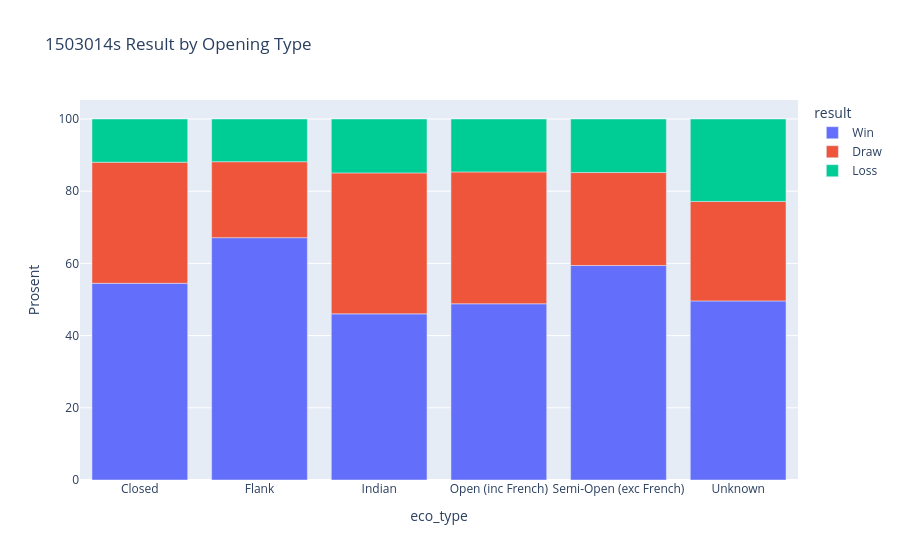

Source (notebook cell):
### Code cell
fig = px.bar(
    result,
    x = 'eco_type',
    y = 'Prosent',
    color = 'result',
    barmode = 'relative',
    title = f'{id}s Result by Opening Type',
)
fig.show()

### Figure 1 — Plotly figure (JSON) as saved in the notebook; plotly's stock layout.template omitted (floating-point values rounded to 4 significant figures)
{"data": [{"alignmentgroup": "True", "hovertemplate": "result=Win<br>eco_type=%{x}<br>Prosent=%{y}<extra></extra>", "legendgroup": "Win", "marker": {"color": "#636efa", "pattern": {"shape": ""}}, "name": "Win", "offsetgroup": "Win", "orientation": "v", "showlegend": true, "textposition": "auto", "type": "bar", "x": ["Closed", "Flank", "Indian", "Open (inc French)", "Semi-Open (exc French)", "Unknown"], "xaxis": "x", "y": [54.49, 67.13, 46.02, 48.82, 59.43, 49.61], "yaxis": "y"}, {"alignmentgroup": "True", "hovertemplate": "result=Draw<br>eco_type=%{x}<br>Prosent=%{y}<extra></extra>", "legendgroup": "Draw", "marker": {"color": "#EF553B", "pattern": {"shape": ""}}, "name": "Draw", "offsetgroup": "Draw", "orientation": "v", "showlegend": true, "textposition": "auto", "type": "bar", "x": ["Closed", "Flank", "Indian", "Open (inc French)", "Semi-Open (exc French)", "Unknown"], "xaxis": "x", "y": [33.53, 21.04, 39.05, 36.53, 25.74, 27.56], "yaxis": "y"}, {"alignmentgroup": "True", "hovertemplate": "result=Loss<br>eco_type=%{x}<br>Prosent=%{y}<extra></extra>", "legendgroup": "Loss", "marker": {"color": "#00cc96", "pattern": {"shape": ""}}, "name": "Loss", "offsetgroup": "Loss", "orientation": "v", "showlegend": true, "textposition": "auto", "type": "bar", "x": ["Closed", "Flank", "Indian", "Open (inc French)", "Semi-Open (exc French)", "Unknown"], "xaxis": "x", "y": [11.98, 11.83, 14.93, 14.66, 14.83, 22.83], "yaxis": "y"}], "layout": {"autosize": true, "barmode": "relative", "legend": {"title": {"text": "result"}, "tracegroupgap": 0}, "title": {"text": "1503014s Result by Opening Type"}, "xaxis": {"anchor": "y", "autorange": true, "domain": [0, 1], "range": [-0.5, 5.5], "title": {"text": "eco_type"}, "type": "category"}, "yaxis": {"anchor": "x", "autorange": true, "domain": [0, 1], "range": [0, 105.3], "title": {"text": "Prosent"}, "type": "linear"}}}
